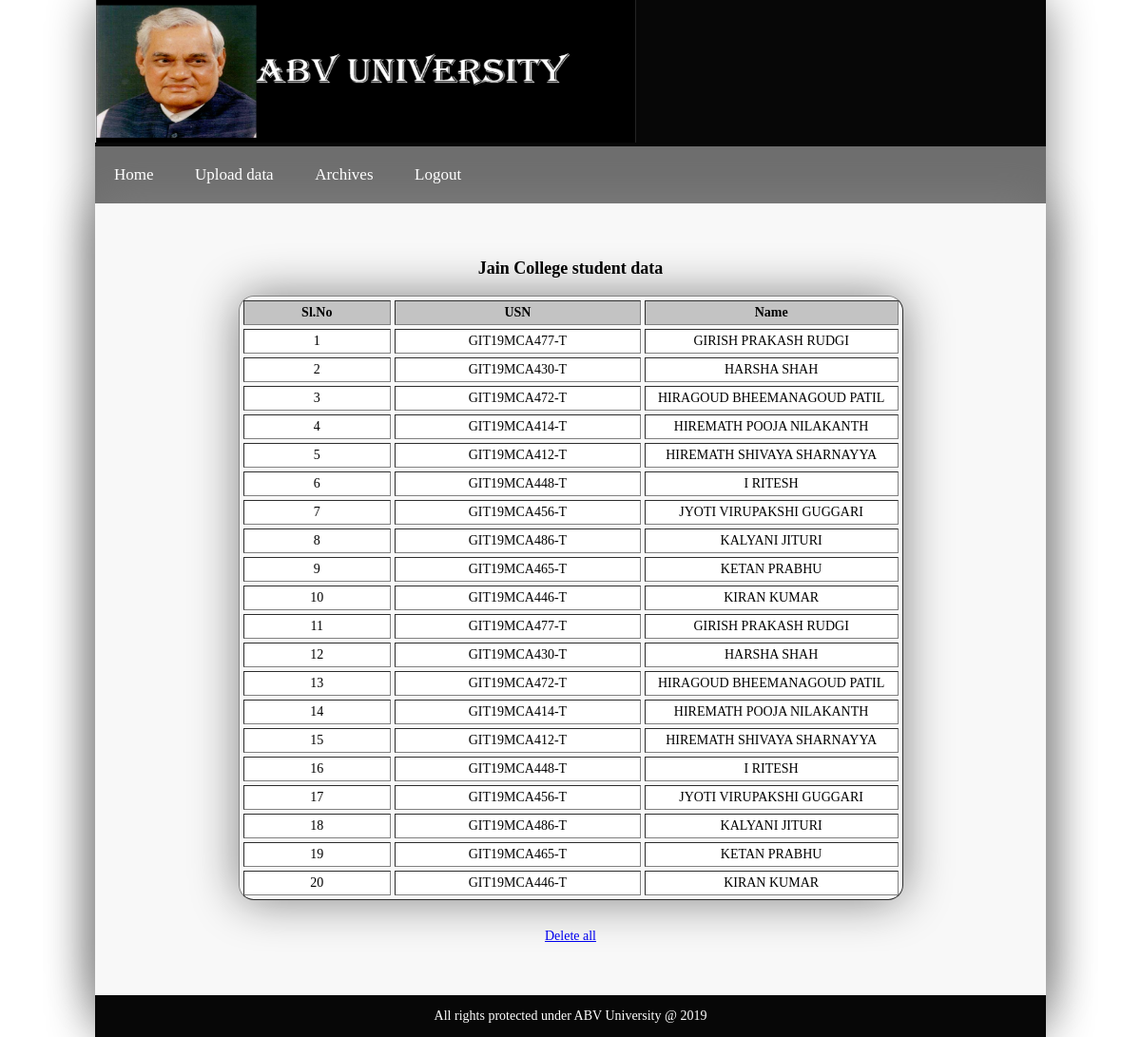
/college2studentdata.php (signed in), run on the app's committed database.
### tables this page shows
CREATE TABLE `college2student` (
  `usn` varchar(30) NOT NULL,
  `name` varchar(30) NOT NULL
);

### college2studentdata.php (the view, shortened to what this page needs)
<!DOCTYPE html>
<html>
    <head>
        <link rel="stylesheet" type="text/css" href="nav2.css"/>
         <link rel="stylesheet" href="style.css">
    </head>
    <body class="body">
        <table width="1000" border="0" cellspacing="0" cellpadding="0" align="center">
         <tbody>
            <tr>
              <td height="140" bgcolor="#070707" align="left">  <?php include("header.php"); ?> </td>
            </tr>
            <tr>
              <td bgcolor="#6E6E6E"> <?php include("college2navmenu.php"); ?> </td>
           </tr>
            <tr bgcolor="#F8F8F8">
                <td bgcolor="#FFFFFF">
             <table width="1000" border="0" cellspacing="0" cellpadding="10">
              <tbody>
                <tr>
                  <td bgcolor="#F8F8F8">
                   <p>&nbsp;</p>
                     <?php
						include("myconn1.php");
						$sql="SELECT *from college2student";
						$result=$conn1->query($sql);
						if($result->num_rows==0)
						{
								echo "No Records Found";
						}
						else
						{
					?>
                   <p style="font-size: 18px; font-weight: bold; text-align: center;">Jain College student data </p>
                   <table width="699" border="1" align="center" cellpadding="4" cellspacing="4">
                     <tbody>
                       <tr>
                       <th width="159" bgcolor="#C3C3C3" style="text-align: center" scope="col"> Sl.No </th>
                         <th width="267" bgcolor="#C3C3C3" style="text-align: center" scope="col"> USN </th>
                         <th width="273" bgcolor="#C3C3C3" style="text-align: center" scope="col"> Name </th>
                       </tr>
                        <?php
							$r1 = 1;
							while($row=$result->fetch_assoc())
							{
								$usn1=$row["usn"];
								$name1=$row["name"];
							?>
                       <tr>
                       <td bgcolor="#FFFFFF" style="text-align: center"> <?php echo $r1++;?></td>
                        <td bgcolor="#FFFFFF" style="text-align: center"> <?php echo $usn1;?></td>
                        <td bgcolor="#FFFFFF" style="text-align: center"> <?php echo $name1;?></td>
                       </tr>
                       <?php
						}
						}
                       ?>
                     </tbody>
                   </table>
                   <br>
                   <p style="text-align: center"><a href="college2deleteallstudenrdata.php">Delete all</a></p>
                  <p>&nbsp;</p></td>
                </tr>
              	</tbody>
              </table></td>
            </tr>
            <tr>
               <td bgcolor="#070707" align="center" height="2"> <?php include("footer.php"); ?></td>
            </tr>
        </tbody>
      </table>
    </body>
</html>

### style.css (style rules this page uses)
body { margin: 0; padding: 0; height: 100%; }
table { margin: auto; -webkit-box-shadow: 0 0 50px gray; -moz-box-shadow: 0 0 50px gray; box-shadow: 0 0 50px gray; border-radius: 16px; font-size: 14px; }

### data on the page
college2student: usn "GIT19MCA477-T", name "GIRISH PRAKASH RUDGI"
college2student: usn "GIT19MCA430-T", name "HARSHA SHAH"
college2student: usn "GIT19MCA472-T", name "HIRAGOUD BHEEMANAGOUD PATIL"
college2student: usn "GIT19MCA414-T", name "HIREMATH POOJA NILAKANTH"
college2student: usn "GIT19MCA412-T", name "HIREMATH SHIVAYA SHARNAYYA"
college2student: usn "GIT19MCA448-T", name "I RITESH"
college2student: usn "GIT19MCA456-T", name "JYOTI VIRUPAKSHI GUGGARI"
college2student: usn "GIT19MCA486-T", name "KALYANI JITURI"
college2student: usn "GIT19MCA465-T", name "KETAN PRABHU"
college2student: usn "GIT19MCA446-T", name "KIRAN KUMAR"
college2student: usn "GIT19MCA477-T", name "GIRISH PRAKASH RUDGI"
college2student: usn "GIT19MCA430-T", name "HARSHA SHAH"
college2student: usn "GIT19MCA472-T", name "HIRAGOUD BHEEMANAGOUD PATIL"
college2student: usn "GIT19MCA414-T", name "HIREMATH POOJA NILAKANTH"
college2student: usn "GIT19MCA412-T", name "HIREMATH SHIVAYA SHARNAYYA"
college2student: usn "GIT19MCA448-T", name "I RITESH"
college2student: usn "GIT19MCA456-T", name "JYOTI VIRUPAKSHI GUGGARI"
college2student: usn "GIT19MCA486-T", name "KALYANI JITURI"
college2student: usn "GIT19MCA465-T", name "KETAN PRABHU"
college2student: usn "GIT19MCA446-T", name "KIRAN KUMAR"
